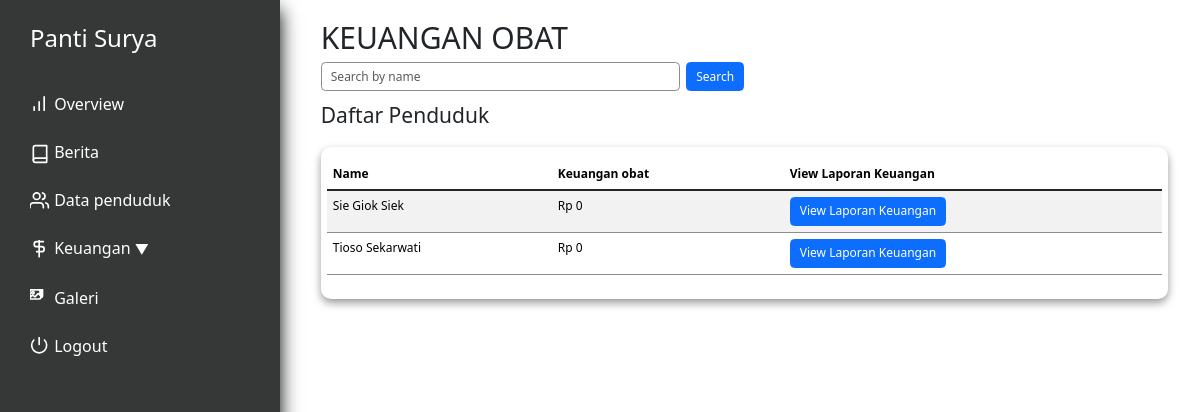
Page /keuangan_obat.php (signed in) on the earlier database version.
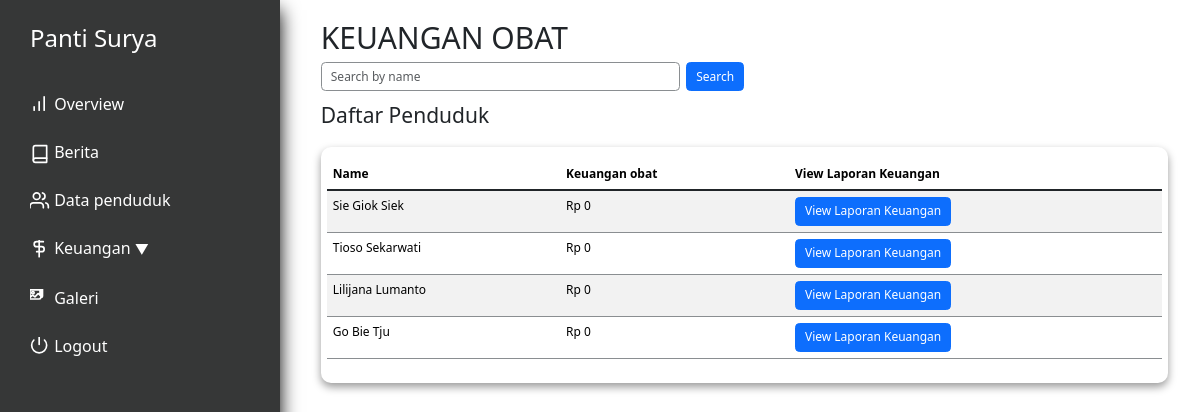
Same page on the later database version.
### tables this page shows
CREATE TABLE `penduduk` (
  `id` int(11) NOT NULL,
  `nama` varchar(250) NOT NULL,
  `alamat` varchar(100) NOT NULL,
  `tanggal_masuk` date DEFAULT NULL,
  `keuangan_pondokkan` int(11) NOT NULL,
  `keuangan_tabungan` int(11) NOT NULL,
  `keuangan_obat` int(11) NOT NULL,
  `keuangan_total` int(11) NOT NULL,
  `profile_picture` varchar(100) NOT NULL,
  `KTP` varchar(100) DEFAULT NULL,
  `KK` varchar(100) DEFAULT NULL,
  `BPJS` varchar(100) DEFAULT NULL,
  `deposit` int(11) DEFAULT NULL,
  `status` tinyint(1) NOT NULL DEFAULT 0,
  `tempat_lahir` varchar(100) NOT NULL DEFAULT '',
  `agama` varchar(15) NOT NULL DEFAULT ' ',
  `tanggal_lahir` date DEFAULT NULL,
  `nomor_induk` int(11) NOT NULL DEFAULT 0
);

### utils.php (called while the page is built, shortened)
<?php
class myDB
{
    private $host = "localhost";
    private $username = "root";
    private $password = "";
    private $database = "pantisurya";
    private $db;
    function __construct()
    {
        if ($this->db == null) {
            try {
                $this->db = new PDO("mysql:host=$this->host;dbname=$this->database", $this->username, $this->password);
                $this->db->setAttribute(PDO::ATTR_ERRMODE, PDO::ERRMODE_EXCEPTION);
            } catch (PDOException $e) {
                echo "Connection failed: " . $e->getMessage();
            }
        }
    }
    public function prepare($query)
    {
        return $this->db->prepare($query);
    }
    function getAllPenduduk()
    {
        $query = "SELECT * FROM penduduk WHERE status=0";
        $res = $this->db->prepare($query);
        $res->execute();
        return $res;
    }
    function formatRupiah($number) {
        return 'Rp ' . number_format($number, 0, ',', '.');
    }
}

### keuangan_obat.php (the view, shortened to what this page needs)
<?php
require "utils.php";
$db = new myDB();
$stmt_all_residents = $db->getAllPenduduk();
$residents = $stmt_all_residents->fetchAll(PDO::FETCH_ASSOC);
?>
<!DOCTYPE html>
<html lang="en">
<head>
    <?php include "layout/stylejquerynbs5.php" ?>
    <link rel="stylesheet" href="layout/indexstyle.css">
    <link rel="stylesheet" href="layout/styledatasiswa.css">
</head>
<body>
    <div class="app">
        <div class="dashboard">
            <?php include 'nav.php'?>
            <div class="main">
                <div class="pad">
                    <h1>KEUANGAN OBAT</h1>
                    <div class="search-bar">
                        <form method="POST" class="d-flex">
                            <input type="text" name="search" placeholder="Search by name" class="form-control me-2">
                            <button type="submit" class="btn btn-primary">Search</button>
                        </form>
                    </div>
                    <div class="residents-table">
                        <h3 style="padding: 1rem; padding-left: 0;">Daftar Penduduk</h3>
                        <div class="content">
                            <table class="table table-striped">
                                <thead>
                                    <tr>
                                        <th>Name</th>
                                        <th>Keuangan obat</th>
                                        <th>View Laporan Keuangan</th>
                                    </tr>
                                </thead>
                                <tbody class="table-group-divider">
                                    <?php foreach($residents as $resident): ?>
                                    <tr>
                                        <td><?php echo $resident['nama']; ?></td>
                                        <td><?php echo $db->formatRupiah($resident['keuangan_obat']); ?></td>
                                        <td><button onclick="window.location.href='laporanobat.php?id=<?php echo $resident['id']; ?>'" class="btn btn-primary">View Laporan Keuangan</button></td>
                                    </tr>
                                    <?php endforeach; ?>
                                </tbody>
                            </table>
                        </div>
                    </div>
                </div>
            </div>
        </div>
    </div>
</body>
</html>

Differences in the rows shown:
added penduduk: nama "Lilijana Lumanto", keuangan_obat "Rp 0"
added penduduk: nama "Go Bie Tju", keuangan_obat "Rp 0"
